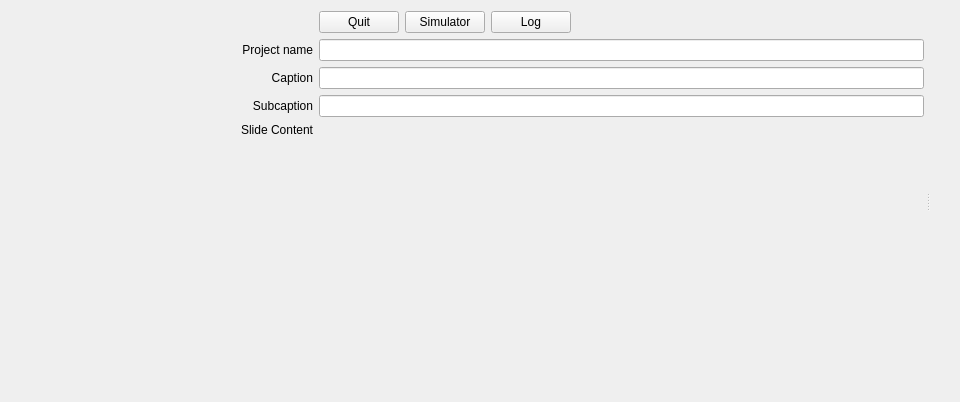
<?xml version="1.0" encoding="UTF-8"?>
<ui version="4.0">
 <class>StudioConfig</class>
 <widget class="QWidget" name="StudioConfig">
  <property name="geometry">
   <rect>
    <x>0</x>
    <y>0</y>
    <width>960</width>
    <height>402</height>
   </rect>
  </property>
  <property name="windowTitle">
   <string>MiniStudio</string>
  </property>
  <layout class="QGridLayout" name="gridLayout_2">
   <item row="0" column="0">
    <widget class="QSplitter" name="splitterPreview">
     <property name="orientation">
      <enum>Qt::Horizontal</enum>
     </property>
     <property name="opaqueResize">
      <bool>false</bool>
     </property>
     <property name="handleWidth">
      <number>8</number>
     </property>
     <widget class="QWidget" name="layoutWidget">
      <layout class="QGridLayout" name="gridLayoutForm">
       <item row="1" column="0">
        <widget class="QLabel" name="label_3">
         <property name="sizePolicy">
          <sizepolicy hsizetype="Minimum" vsizetype="Minimum">
           <horstretch>0</horstretch>
           <verstretch>0</verstretch>
          </sizepolicy>
         </property>
         <property name="text">
          <string>Project name</string>
         </property>
         <property name="alignment">
          <set>Qt::AlignRight|Qt::AlignTrailing|Qt::AlignVCenter</set>
         </property>
        </widget>
       </item>
       <item row="2" column="0">
        <widget class="QLabel" name="label">
         <property name="sizePolicy">
          <sizepolicy hsizetype="Minimum" vsizetype="Minimum">
           <horstretch>0</horstretch>
           <verstretch>0</verstretch>
          </sizepolicy>
         </property>
         <property name="text">
          <string>Caption</string>
         </property>
         <property name="alignment">
          <set>Qt::AlignRight|Qt::AlignTrailing|Qt::AlignVCenter</set>
         </property>
        </widget>
       </item>
       <item row="3" column="0">
        <widget class="QLabel" name="label_2">
         <property name="sizePolicy">
          <sizepolicy hsizetype="Minimum" vsizetype="Minimum">
           <horstretch>0</horstretch>
           <verstretch>0</verstretch>
          </sizepolicy>
         </property>
         <property name="text">
          <string>Subcaption</string>
         </property>
         <property name="alignment">
          <set>Qt::AlignRight|Qt::AlignTrailing|Qt::AlignVCenter</set>
         </property>
        </widget>
       </item>
       <item row="4" column="0">
        <widget class="QLabel" name="label_4">
         <property name="sizePolicy">
          <sizepolicy hsizetype="Minimum" vsizetype="Minimum">
           <horstretch>0</horstretch>
           <verstretch>0</verstretch>
          </sizepolicy>
         </property>
         <property name="text">
          <string>Slide Content</string>
         </property>
         <property name="alignment">
          <set>Qt::AlignRight|Qt::AlignTop|Qt::AlignTrailing</set>
         </property>
        </widget>
       </item>
       <item row="1" column="1" colspan="2">
        <widget class="QLineEdit" name="lineEditProjectName"/>
       </item>
       <item row="2" column="1" colspan="2">
        <widget class="QLineEdit" name="lineEditTitle"/>
       </item>
       <item row="3" column="1" colspan="2">
        <widget class="QLineEdit" name="lineEditSubTitle"/>
       </item>
       <item row="4" column="1" colspan="2">
        <widget class="RichEdit" name="widgetSlideContent" native="true">
         <property name="sizePolicy">
          <sizepolicy hsizetype="Expanding" vsizetype="Expanding">
           <horstretch>0</horstretch>
           <verstretch>0</verstretch>
          </sizepolicy>
         </property>
        </widget>
       </item>
       <item row="0" column="1" colspan="2">
        <layout class="QHBoxLayout" name="horizontalLayout">
         <item>
          <widget class="QPushButton" name="pushButtonQuit">
           <property name="sizePolicy">
            <sizepolicy hsizetype="Minimum" vsizetype="Minimum">
             <horstretch>0</horstretch>
             <verstretch>0</verstretch>
            </sizepolicy>
           </property>
           <property name="text">
            <string>Quit</string>
           </property>
           <property name="icon">
            <iconset resource="resources/icons.qrc">
             <normaloff>:/icons/no.svg</normaloff>:/icons/no.svg</iconset>
           </property>
          </widget>
         </item>
         <item>
          <widget class="QPushButton" name="pushButtonSimulator">
           <property name="sizePolicy">
            <sizepolicy hsizetype="Minimum" vsizetype="Minimum">
             <horstretch>0</horstretch>
             <verstretch>0</verstretch>
            </sizepolicy>
           </property>
           <property name="text">
            <string>Simulator</string>
           </property>
          </widget>
         </item>
         <item>
          <widget class="QPushButton" name="pushButtonLog">
           <property name="sizePolicy">
            <sizepolicy hsizetype="Minimum" vsizetype="Minimum">
             <horstretch>0</horstretch>
             <verstretch>0</verstretch>
            </sizepolicy>
           </property>
           <property name="text">
            <string>Log</string>
           </property>
           <property name="checkable">
            <bool>true</bool>
           </property>
          </widget>
         </item>
         <item>
          <spacer name="horizontalSpacer">
           <property name="orientation">
            <enum>Qt::Horizontal</enum>
           </property>
           <property name="sizeHint" stdset="0">
            <size>
             <width>40</width>
             <height>20</height>
            </size>
           </property>
          </spacer>
         </item>
        </layout>
       </item>
      </layout>
     </widget>
     <widget class="QLabel" name="labelPreview">
      <property name="sizePolicy">
       <sizepolicy hsizetype="Expanding" vsizetype="Expanding">
        <horstretch>0</horstretch>
        <verstretch>0</verstretch>
       </sizepolicy>
      </property>
      <property name="text">
       <string/>
      </property>
     </widget>
    </widget>
   </item>
  </layout>
 </widget>
 <customwidgets>
  <customwidget>
   <class>RichEdit</class>
   <extends>QWidget</extends>
   <header>RichEdit.hpp</header>
   <container>1</container>
  </customwidget>
 </customwidgets>
 <resources>
  <include location="resources/icons.qrc"/>
 </resources>
 <connections/>
</ui>
